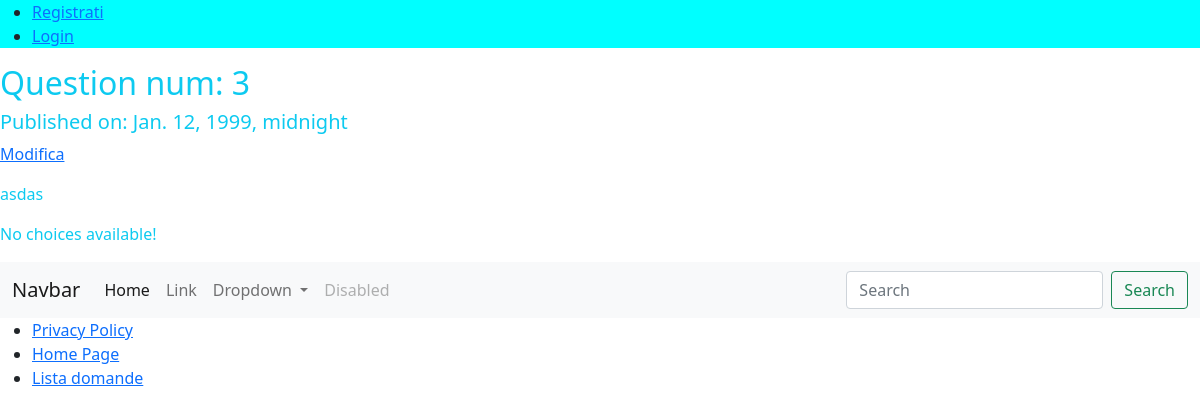
Page /polls/questions/3/ on the committed database.
### polls/models.py (models this page shows, shortened)
class Question(models.Model):
    q_text = models.CharField(max_length=100)
    pub_date = models.DateTimeField()

### polls/views.py (the view)
# urls.py: path('questions/<int:pk>/', views.QuestiondetailView.as_view(), name="question_detail"),
class QuestiondetailView(generic.DetailView):
    model = Question
    template_name = "polls/question_detail.html"

### polls/templates/polls/question_detail.html (shortened to what this page needs)
{% extends "base.html" %}
{% block content %}
<h2>Question num: {{ object.id }}</h2>
<h5>Published on: {{ object.pub_date}}</h5>
<p><a href="{% url 'polls:question_update' question.id %}">Modifica</a></p>
<p>{{ object.q_text }}</p>
{% if object.choices.all %}
<ul>
    {% for choice in object.choices.all %}
    <li>
        {{ choice.choice_text}} ({{ choice.votes }})
    <form action="{% url 'polls:vote' %}" method="post">
        {% csrf_token %}
        <input type="hidden" name="choice" value="{{choice.id}}"/>
        <input type="submit" value="Vote!"/>
    </form>
    </li>
    {% endfor %}
</ul>
{% else %}
<p>No choices available!</p>
{% endif %}
{% endblock %}

### rows in the picture
Question: id "3", pub_date "Jan. 12, 1999, midnight", q_text "asdas"
